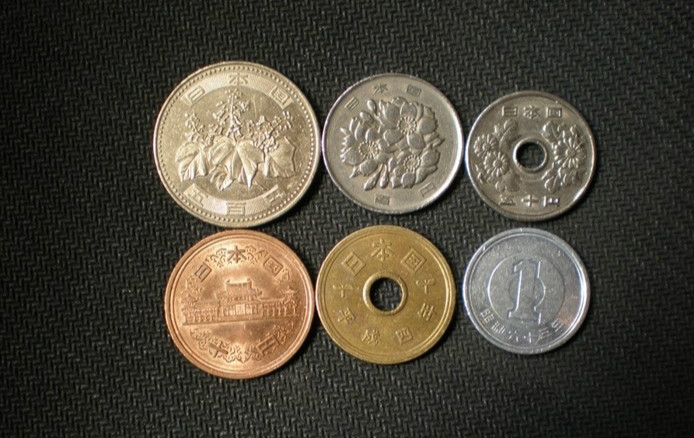
#> input picture opencv 进阶/coins.jpg, 694 x 438 px
$ jupyter execute '分水岭算法.ipynb'   (shell and % lines are left out)
#> lines starting #> are read from the running program, lines starting #| are printed output that depends on the picture; after the words box and inside, x2 and y2 are one past the last pixel; in counts of white or black regions, pixels touching at a corner belong together
#> further down, src is the input picture: shape (438, 694, 3); mean B, G, R 58.3, 70.3, 76.1
[cell 1]
import cv2 as cv
import matplotlib.pyplot as plt
import numpy as np

[cell 2]
#形态学操作，去噪声
def watershed_demo(image):
    print(image.shape)
#| (438, 694, 3)
    #remove noise
    blurred=cv.pyrMeanShiftFiltering(image,10,100)
    #gray/binary image
    gray=cv.cvtColor(blurred,cv.COLOR_BGR2GRAY)
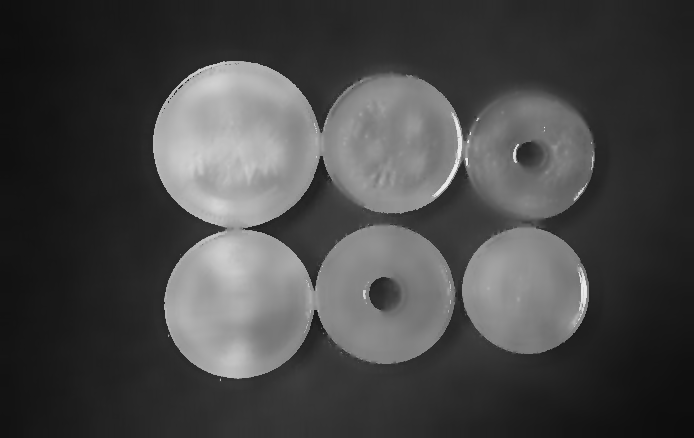
#> gray: shape (438, 694); min 12, max 239, mean 70.7
    ret,binary=cv.threshold(gray,0,255,cv.THRESH_BINARY|cv.THRESH_OTSU)
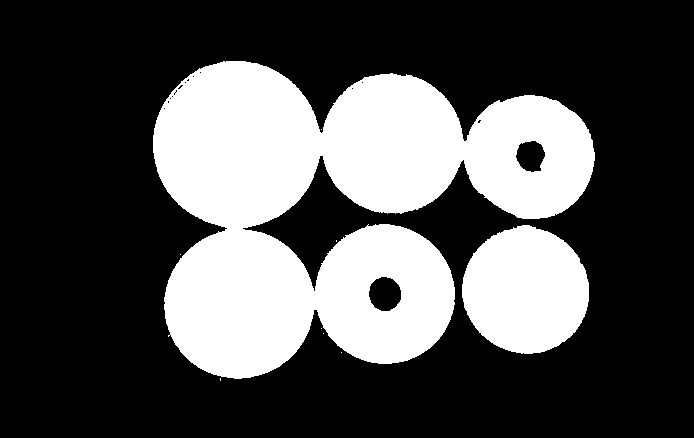
#> binary: shape (438, 694); 31% white; 9 white regions (7 under 20 px), largest, box (x1, y1, x2, y2) and area: (153, 61, 595, 379) 81604, (462, 225, 589, 354) 12603
#> ret = 91
    cv.imshow('binary image',binary)

    #morphology operation
    kernel=cv.getStructuringElement(cv.MORPH_RECT,(3,3))
    mb=cv.morphologyEx(binary,cv.MORPH_OPEN,kernel,iterations=2)
#> mb: shape (438, 694); 30.9% white; 2 white regions, box (x1, y1, x2, y2) and area: (153, 61, 595, 379) 81402, (462, 225, 589, 354) 12599
    sure_bg=cv.dilate(mb,kernel,iterations=3)
#> sure_bg: shape (438, 694); 34.3% white; 1 white region, box (x1, y1, x2, y2) and area: (150, 58, 598, 382) 104396
    cv.imshow('mor-opt',sure_bg)

    #distance transform
    dist=cv.distanceTransform(mb,cv.DIST_L2,3)
    dist_output=cv.normalize(dist,0,1.0,cv.NORM_MINMAX)
    cv.imshow('distance-t',dist_output*50)
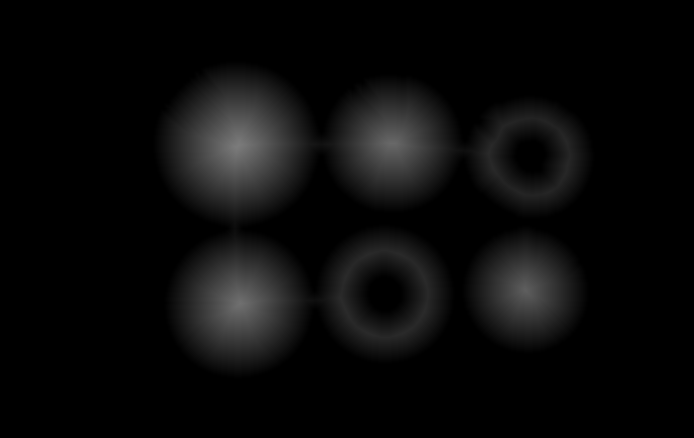
#> window 'distance-t': shape (438, 694) float32; min 0, max 0.485, mean 0.0403

    ret,surface=cv.threshold(dist,dist.max()*0.1,255,cv.THRESH_BINARY)
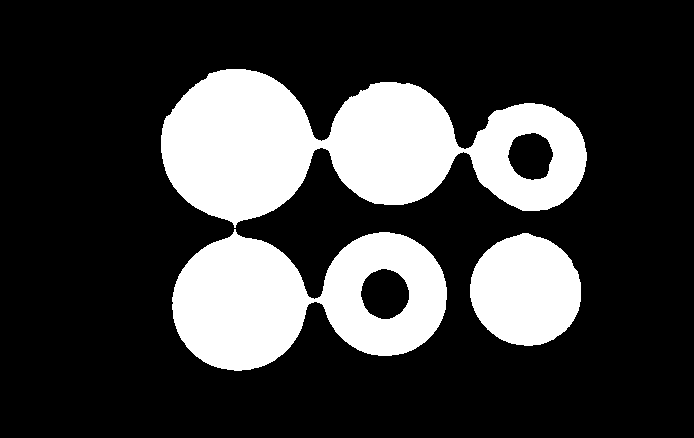
#> surface: shape (438, 694) float32; 23.9% white; 3 white regions, box (x1, y1, x2, y2) and area: (161, 69, 587, 228) 38468, (172, 229, 447, 371) 24520, (470, 233, 581, 346) 9664
#> ret = 7.94
    cv.imshow('surface-bin',surface)

    surface_fg=np.uint8(surface)
    unknown=cv.subtract(sure_bg,surface_fg)
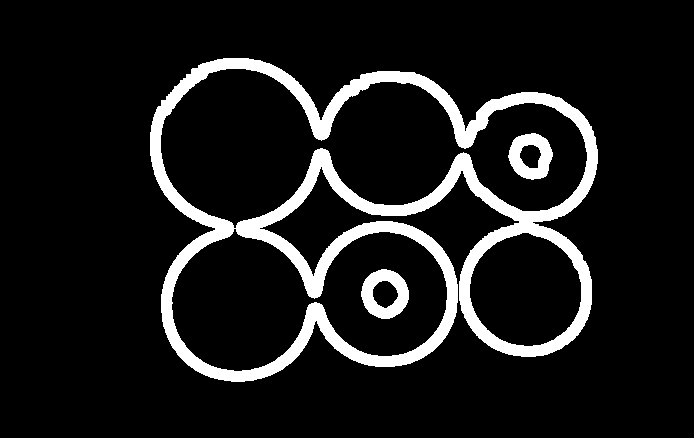
#> unknown: shape (438, 694); 10.4% white; 3 white regions, box (x1, y1, x2, y2) and area: (150, 58, 598, 382) 29145, (361, 269, 409, 319) 1353, (508, 133, 553, 180) 1246
    ret,markers=cv.connectedComponents(surface_fg)
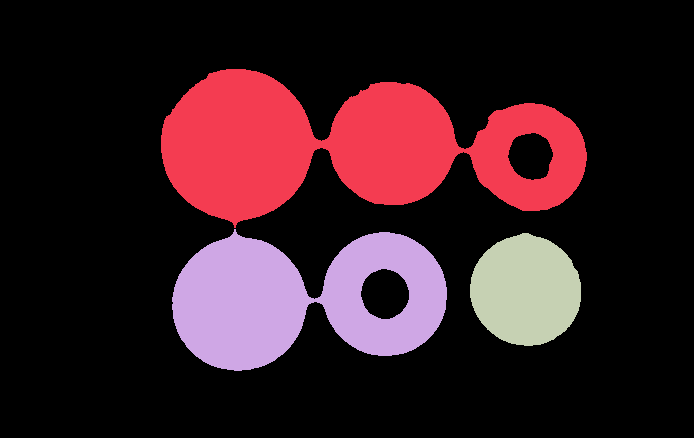
#> markers: shape (438, 694) int32; 4 distinct labels, from 0 to 3; one colour per label, 0 black
#> ret = 4
    print(ret)
#| 4

    #watershed transform
    markers=markers+1
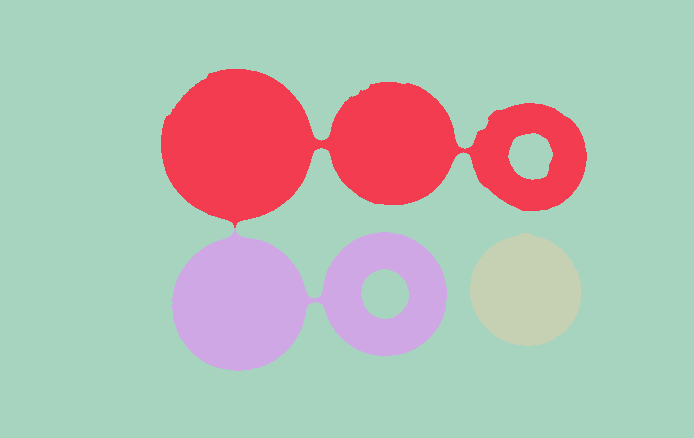
#> markers: shape (438, 694) int32; 4 distinct labels, from 1 to 4; one colour per label, 0 black
    markers[unknown==255]=0
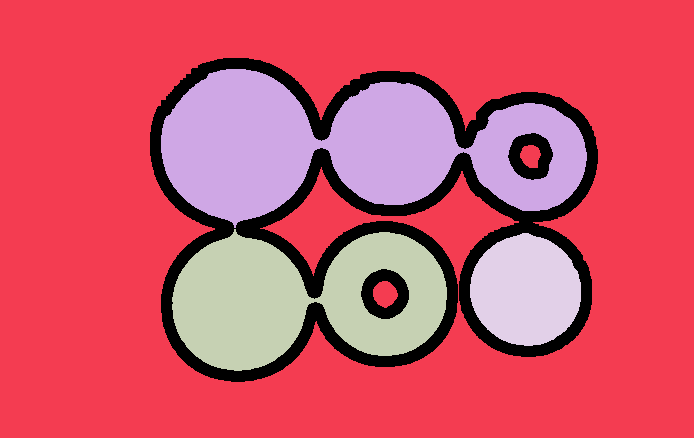
#> markers: shape (438, 694) int32; 5 distinct labels, from 0 to 4; one colour per label, 0 black
    markers=cv.watershed(image,markers=markers)
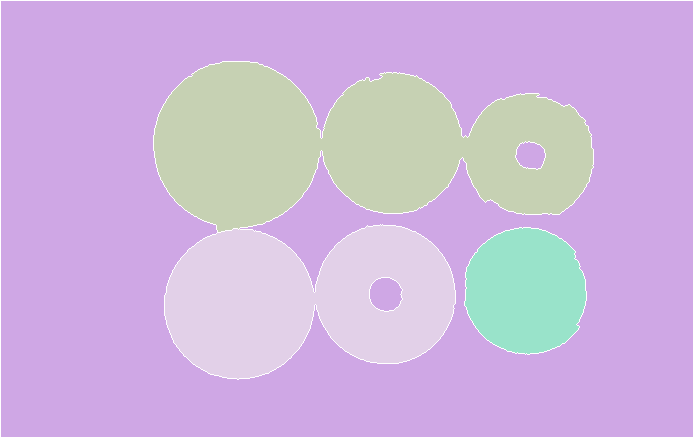
#> markers: shape (438, 694) int32; 5 distinct labels, from -1 to 4; one colour per label, 0 black, -1 white
    image[markers==-1]=[0,0,255]
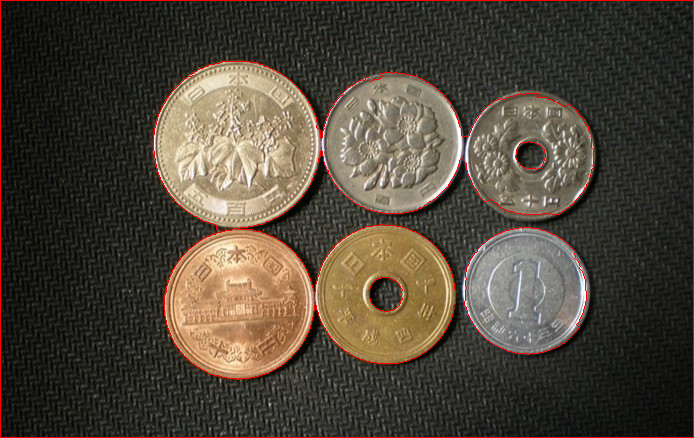
#> image: shape (438, 694, 3); 1.57% of pixels changed, all inside (x1, y1, x2, y2) = (0, 0, 694, 438)
    cv.imshow('result',image)


print("--------hello python--------")
src=cv.imread('./coins.jpg')
cv.namedWindow('input image',cv.WINDOW_AUTOSIZE)
cv.imshow('input image',src)
watershed_demo(src)
cv.waitKey(0)

cv.destroyAllWindows()
